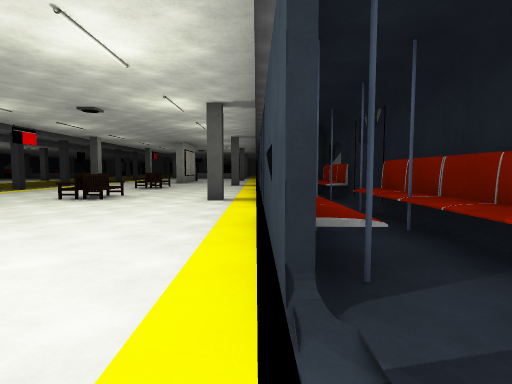
View 1 (above)

24 first-person views from a walk through a Unity game level. The camera is 1.5 m above the floor, tilts 4° down and sees 80° across. The floor is counted in squares, 2 m on a side. Each view is taken from the middle of a square. On the plan, view 1 faces up. The plan holds only what a view shows up to about 10 squares ahead; the rest is blank. The place goes on beyond the plan. The player is left out. Some surface patterns are stand-ins.

View 2
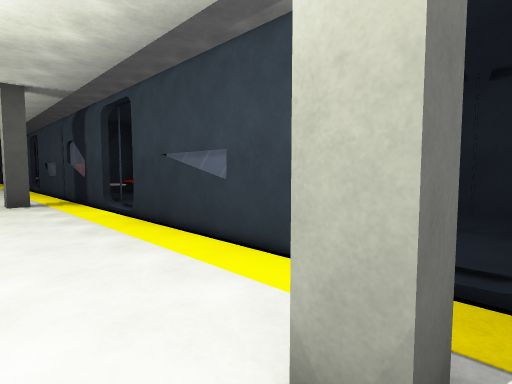

View 3
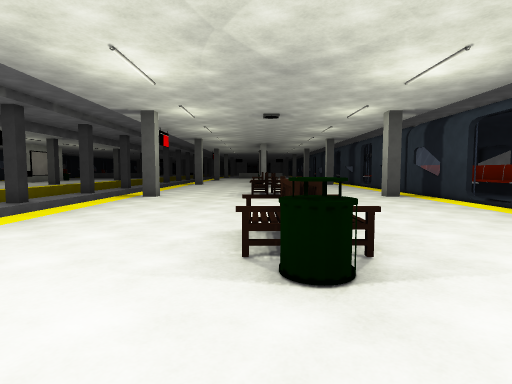

View 4
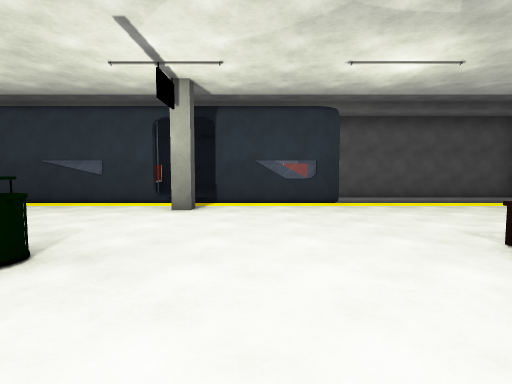

View 5
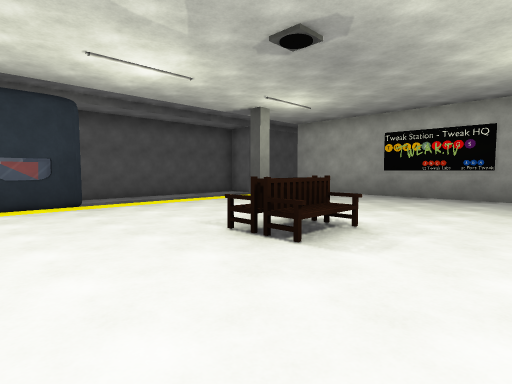

View 6
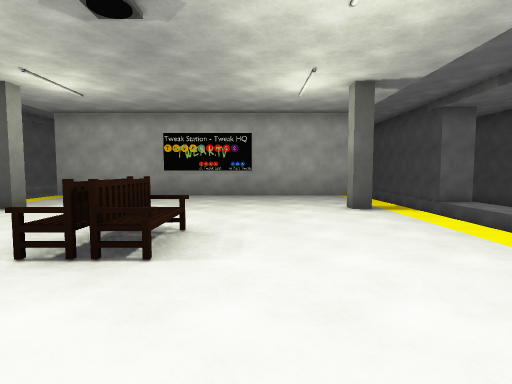

View 7
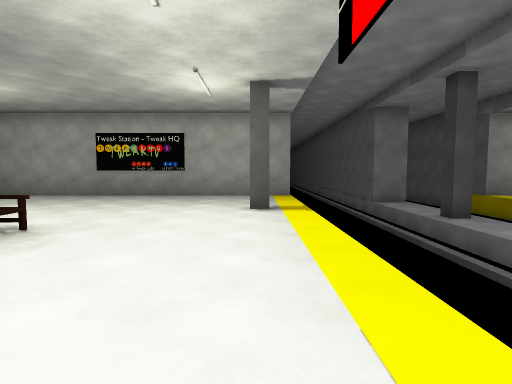

View 8
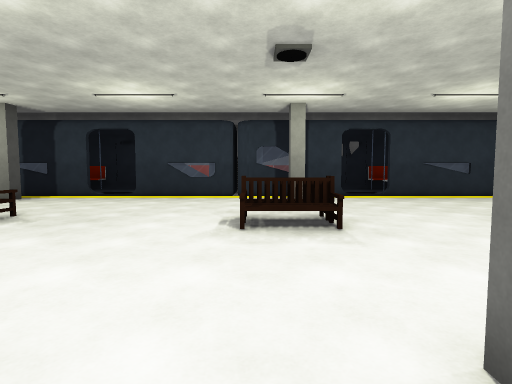

View 9
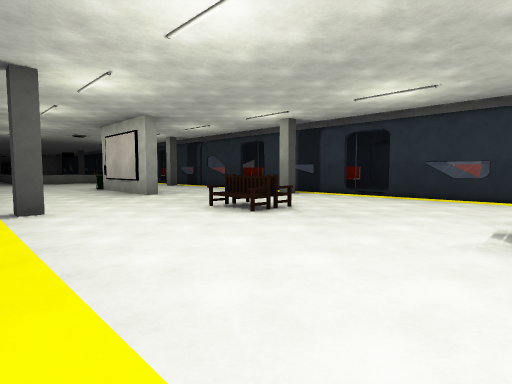

View 10
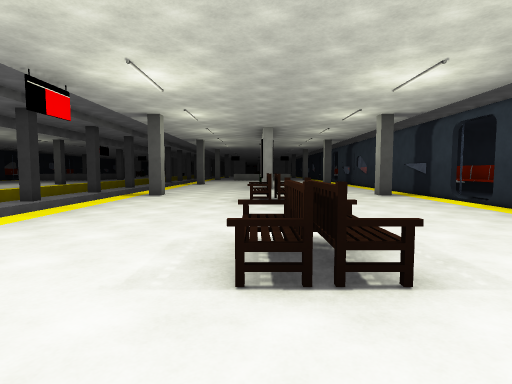

View 11
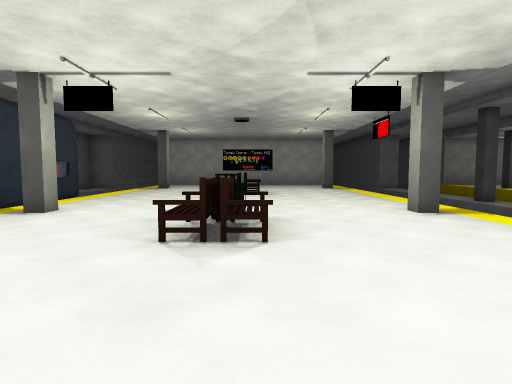

View 12
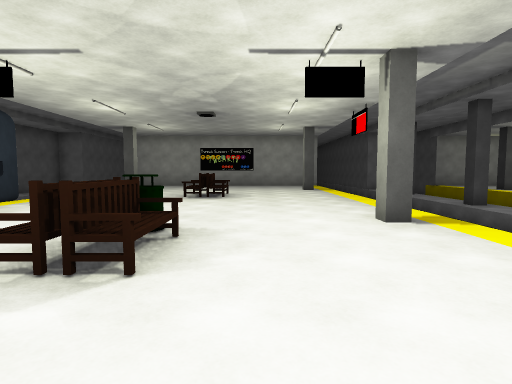

View 13
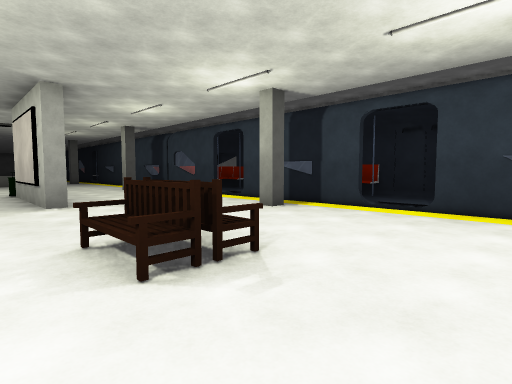

View 14
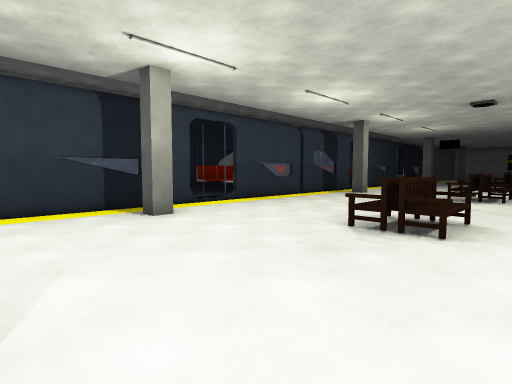

View 15
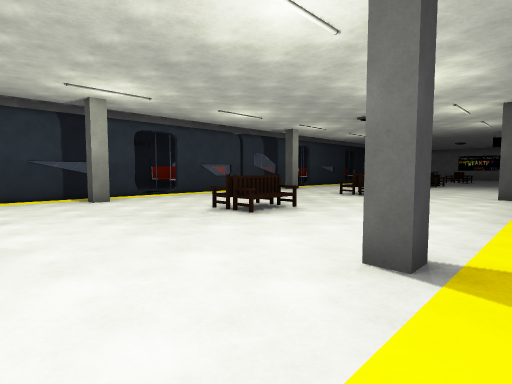

View 16
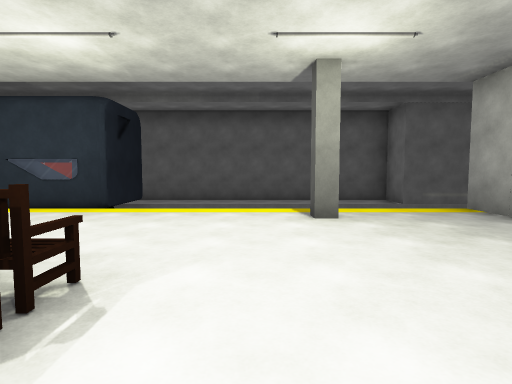

View 17
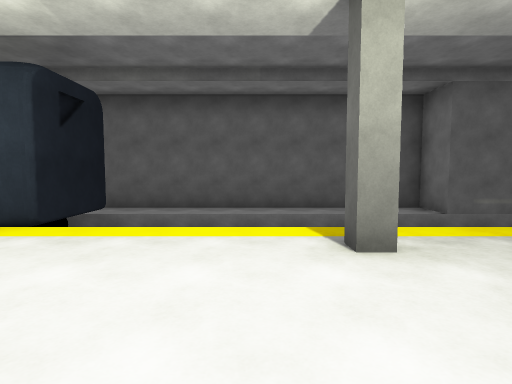

View 18
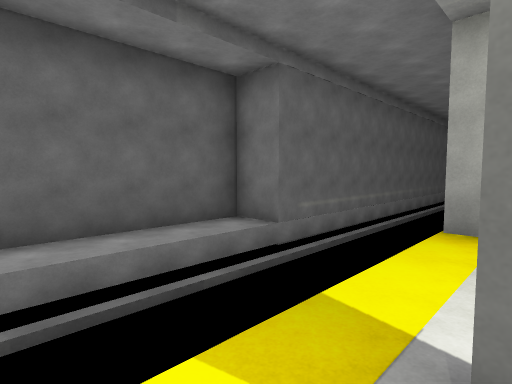

View 19
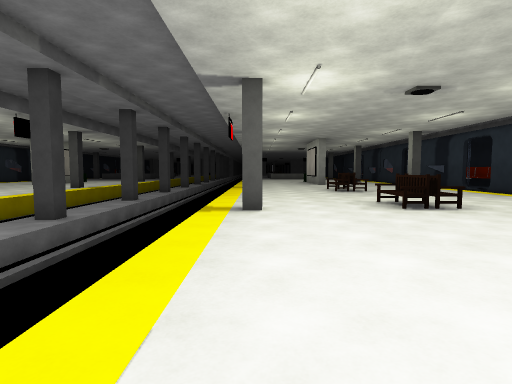

View 20
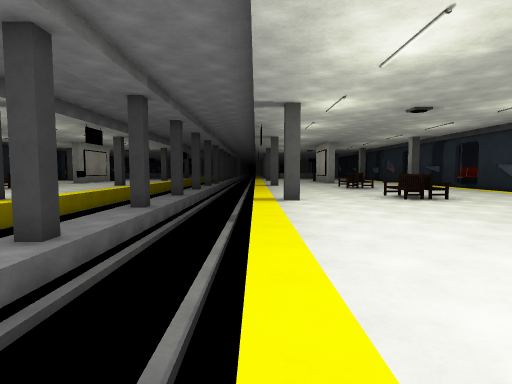

View 21
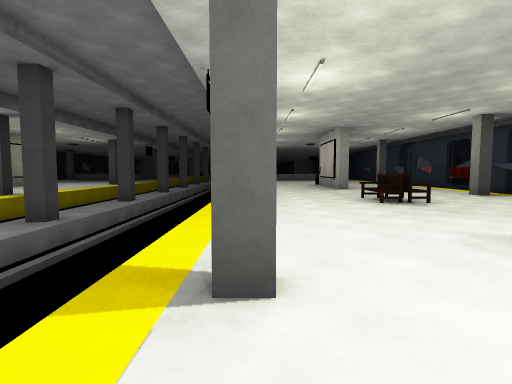

View 22
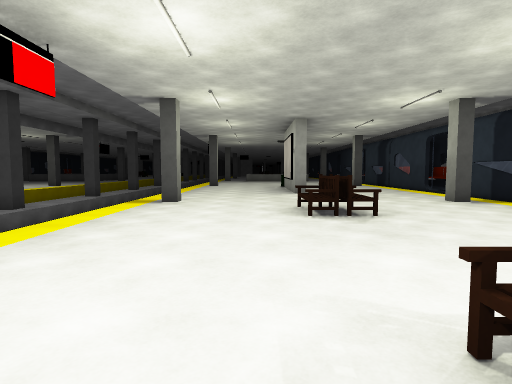

View 23
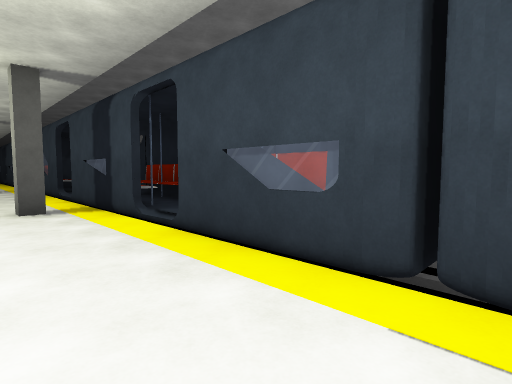

View 24
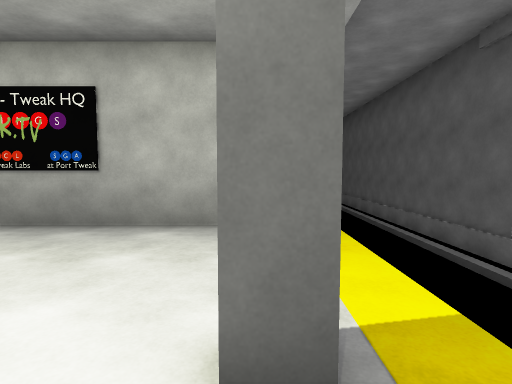

### Floor plan
Key: @ floor where view 1 was taken; # wall or solid block; x gap in a wall; . main floor; : floor 0.25 m higher than the main floor; / step, stairs or slope; = window, fence, low wall or low ledge; ^ raised ledge; v drop or lower ground; O other object.
Columns run from 12 left of view 1 to 4 right of it. Each row starts with its distance up from view 1.
 18  v ........./ #
 17  v .........# #
 16 #v .........#^#
 15 #v .#......##:#
 14  v ....OO.../##
 13  v ....OO.../##
 12 #v .........#:#
 11  vv.........=
 10  vv.........##
  9  vv....OO...###
  8 #vv.#..OO..##:#
  7  vv.........#x#
  6  vv........./:#
  5  vv.........#x^
  4 #vv.........#:#
  3  vv....OO...=##
  2  vv....OO...###
  1    .....O.../:#
  0    .#......#@/#
 -1  v .........#
 -2  v .........=  v#
 -3 #v .........###v#
 -4 #vv....OO....  v#
 -5  vv..........  v#
 -6  v .......... vv#
 -7 #v .#......#.vvv#
 -8  v ..........vvv#
 -9  vv..........vvv#
-10 #vv....##....vv##
-11 #v ##########vv#
-12 #v            v#
-13 #v            v#

Positions as (right, up) in squares from view 1, and headings:
1: (0, 0), facing up
2: (-2, 0), facing up-right
3: (-5, -1), facing up
4: (-7, -1), facing right
5: (-7, -1), facing down-right
6: (-6, -1), facing down
7: (-8, -1), facing down
8: (-9, 9), facing right
9: (-9, 9), facing up-right
10: (-5, 6), facing up
11: (-5, 6), facing down
12: (-6, 5), facing down
13: (-6, 11), facing up-right
14: (-6, 18), facing down-right
15: (-9, 18), facing down-right
16: (-6, -6), facing right
17: (-4, -6), facing right
18: (-1, -6), facing down-right
19: (-8, 2), facing up
20: (-9, 0), facing up
21: (-8, 6), facing up
22: (-6, 8), facing up
23: (-2, 9), facing up-right
24: (-8, -6), facing down
